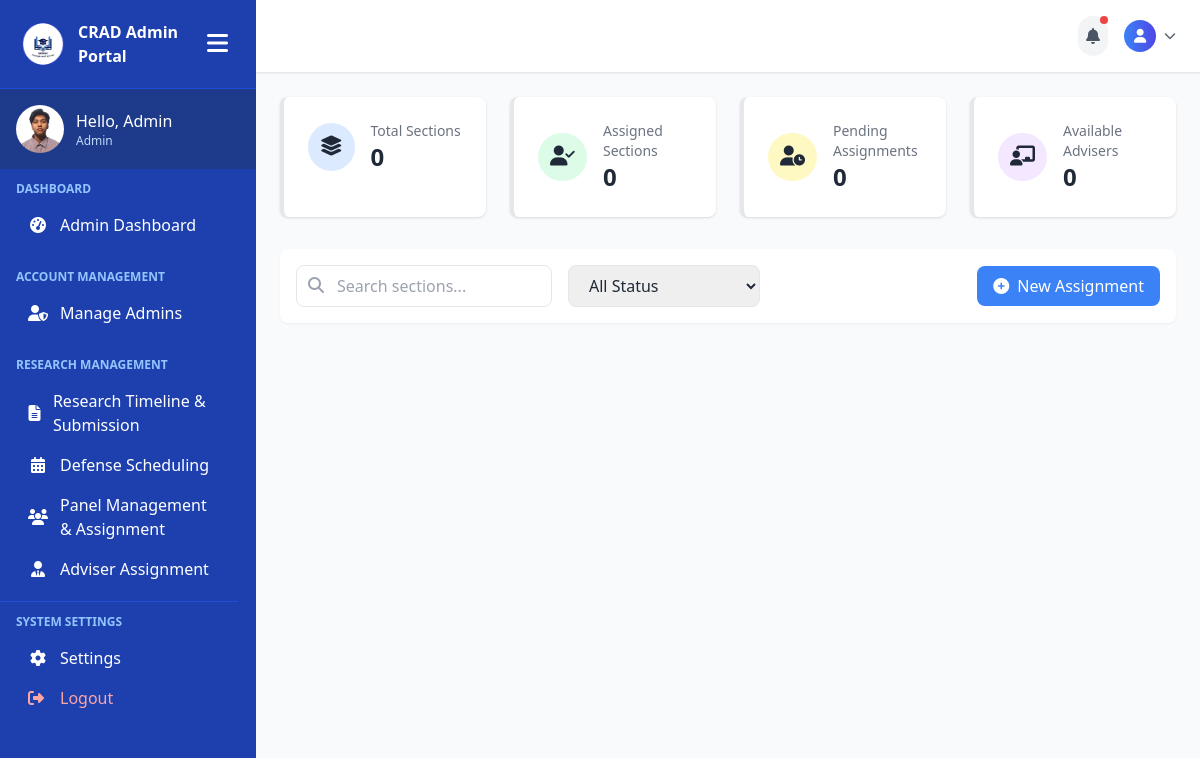
The app's page /admin-pages/adviser-assignment.php (signed in), older data.
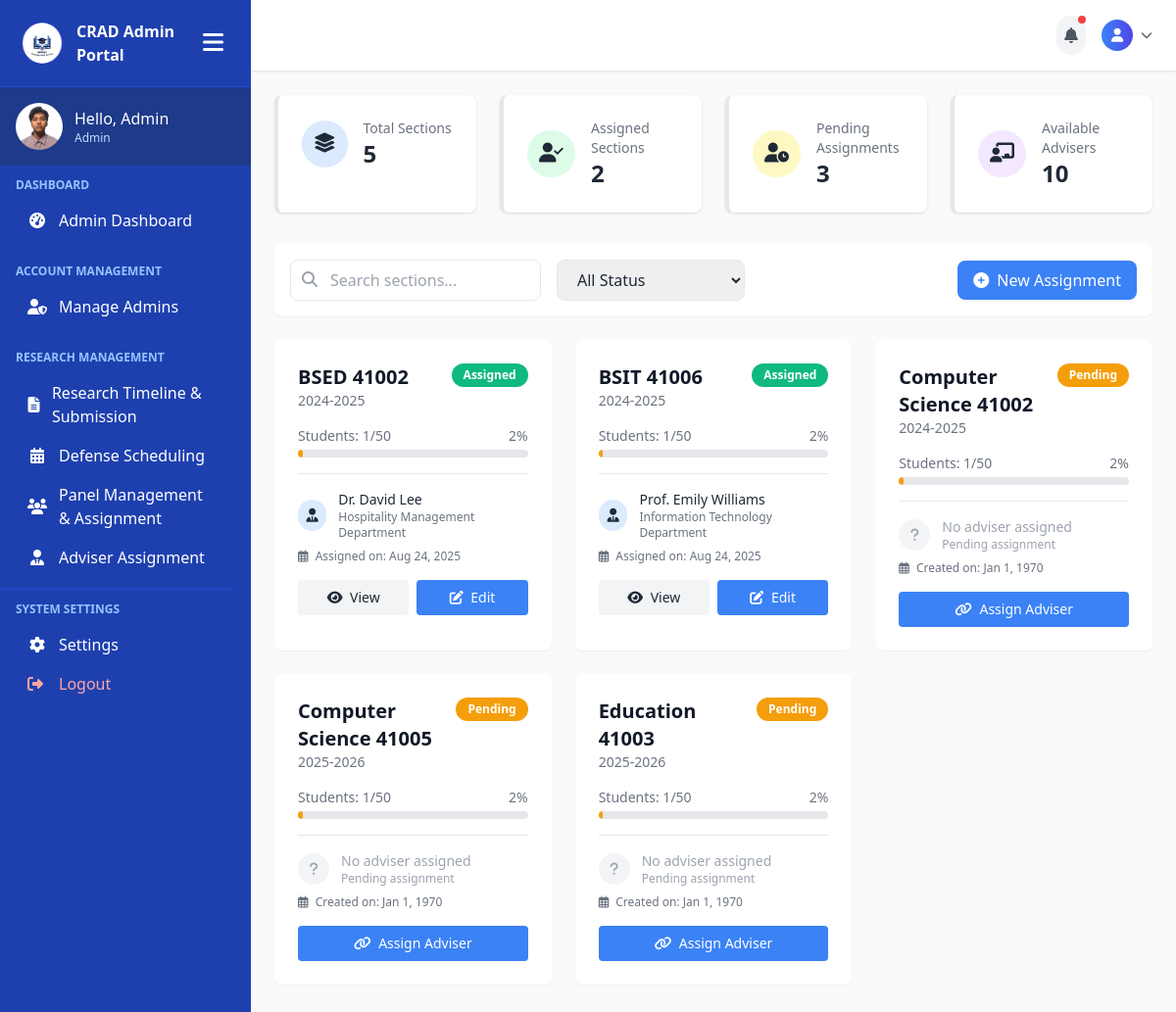
The same page, newer data.
### tables this page shows
CREATE TABLE `sections` (
  `id` int(11) NOT NULL,
  `course` varchar(100) NOT NULL,
  `cluster` varchar(50) NOT NULL,
  `school_year` varchar(20) NOT NULL,
  `faculty_id` int(11) DEFAULT NULL,
  `assigned_date` date DEFAULT NULL,
  `student_count` int(11) DEFAULT 0,
  `capacity` int(11) DEFAULT 50,
  `status` enum('assigned','pending') DEFAULT 'pending'
);

CREATE TABLE `faculty` (
  `id` int(11) NOT NULL,
  `fullname` varchar(100) NOT NULL,
  `department` varchar(50) NOT NULL,
  `expertise` varchar(100) NOT NULL
);

### admin-pages/adviser-assignment.php (the view, shortened to what the changed rows need)
<?php
include('../includes/connection.php');
$faculty_query = "SELECT * FROM faculty ORDER BY department, fullname";
$faculty_result = mysqli_query($conn, $faculty_query);
$faculty = array();
if ($faculty_result && mysqli_num_rows($faculty_result) > 0) {
    while ($row = mysqli_fetch_assoc($faculty_result)) {
        $faculty[] = $row;
    }
}
$sections_query = "SELECT s.*, f.fullname as faculty_name, f.department as faculty_department
                   FROM sections s
                   LEFT JOIN faculty f ON s.faculty_id = f.id
                   ORDER BY s.course, s.cluster";
$sections_result = mysqli_query($conn, $sections_query);
$sections = array();
if ($sections_result && mysqli_num_rows($sections_result) > 0) {
    while ($row = mysqli_fetch_assoc($sections_result)) {
        $sections[] = $row;
    }
}
$total_sections = count($sections);
$assigned_sections = 0;
$pending_sections = 0;
foreach ($sections as $section) {
    if ($section['status'] == 'assigned') {
        $assigned_sections++;
    } else {
        $pending_sections++;
    }
}
$available_faculty = count($faculty);
?>
<!DOCTYPE html>
<html lang="en">
<head>
    <script src="https://cdn.tailwindcss.com"></script>
    <link rel="stylesheet" href="https://cdnjs.cloudflare.com/ajax/libs/font-awesome/6.0.0/css/all.min.css">
</head>
<body class="bg-gray-50 text-gray-800 font-sans h-screen overflow-hidden">
    <div class="flex">
        <?php include('../includes/admin-sidebar.php'); ?>
        <main class="flex-1 overflow-y-auto p-6 scroll-container">
            <div class="grid grid-cols-1 md:grid-cols-2 lg:grid-cols-4 gap-6 mb-8">
                <div class="bg-white rounded-lg shadow p-6 card-hover border-l-4 border-primary">
                    <div class="flex items-center">
                        <div>
                            <h3 class="text-sm font-medium text-gray-500">Total Sections</h3>
                            <p class="text-2xl font-bold"><?php echo $total_sections; ?></p>
                        </div>
                    </div>
                </div>
                <div class="bg-white rounded-lg shadow p-6 card-hover border-l-4 border-success">
                    <div class="flex items-center">
                        <div>
                            <h3 class="text-sm font-medium text-gray-500">Assigned Sections</h3>
                            <p class="text-2xl font-bold"><?php echo $assigned_sections; ?></p>
                        </div>
                    </div>
                </div>
                <div class="bg-white rounded-lg shadow p-6 card-hover border-l-4 border-warning">
                    <div class="flex items-center">
                        <div>
                            <h3 class="text-sm font-medium text-gray-500">Pending Assignments</h3>
                            <p class="text-2xl font-bold"><?php echo $pending_sections; ?></p>
                        </div>
                    </div>
                </div>
                <div class="bg-white rounded-lg shadow p-6 card-hover border-l-4 border-secondary">
                    <div class="flex items-center">
                        <div>
                            <h3 class="text-sm font-medium text-gray-500">Available Advisers</h3>
                            <p class="text-2xl font-bold"><?php echo $available_faculty; ?></p>
                        </div>
                    </div>
                </div>
            </div>
            <div class="grid grid-cols-1 md:grid-cols-2 lg:grid-cols-3 gap-6">
                <?php foreach ($sections as $section):
                    $percentage = ($section['capacity'] > 0) ? round(($section['student_count'] / $section['capacity']) * 100) : 0;
                ?>
                <div class="section-card bg-white rounded-lg shadow-sm p-6 card-hover" data-status="<?php echo $section['status']; ?>">
                    <div class="flex justify-between items-start mb-4">
                        <div>
                            <h3 class="text-xl font-bold text-gray-900"><?php echo $section['course'] . ' ' . $section['cluster']; ?></h3>
                            <p class="text-sm text-gray-500"><?php echo $section['school_year']; ?></p>
                        </div>
                        <span class="px-3 py-1 text-xs font-semibold rounded-full
                            <?php echo $section['status'] == 'assigned' ? 'bg-success text-white' : 'bg-warning text-white'; ?>">
                            <?php echo ucfirst($section['status']); ?>
                        </span>
                    </div>
                    <div class="mb-4">
                        <div class="flex justify-between text-sm text-gray-500 mb-1">
                            <span>Students: <?php echo $section['student_count'] . '/' . $section['capacity']; ?></span>
                            <span><?php echo $percentage; ?>%</span>
                        </div>
                        <div class="progress-bar">
                            <div class="progress-fill
                                <?php
                                if ($percentage == 100) echo 'bg-success';
                                elseif ($percentage >= 50) echo 'bg-primary';
                                else echo 'bg-warning';
                                ?>"
                                style="width: <?php echo $percentage; ?>%">
                            </div>
                        </div>
                    </div>
                    <div class="border-t pt-4">
                        <?php if ($section['status'] == 'assigned' && $section['faculty_name']): ?>
                        <div class="flex items-center mb-2">
                            <div class="w-8 h-8 rounded-full bg-blue-100 text-primary flex items-center justify-center mr-3">
                                <i class="fas fa-user-tie text-sm"></i>
                            </div>
                            <div>
                                <p class="text-sm font-medium"><?php echo $section['faculty_name']; ?></p>
                                <p class="text-xs text-gray-500"><?php echo $section['faculty_department']; ?> Department</p>
                            </div>
                        </div>
                        <p class="text-xs text-gray-500 mt-2"><i class="far fa-calendar-alt mr-1"></i> Assigned on: <?php echo date('M j, Y', strtotime($section['assigned_date'])); ?></p>
                        <?php else: ?>
                        <div class="flex items-center mb-2">
                            <div class="w-8 h-8 rounded-full bg-gray-100 text-gray-400 flex items-center justify-center mr-3">
                                <i class="fas fa-question text-sm"></i>
                            </div>
                            <div>
                                <p class="text-sm font-medium text-gray-400">No adviser assigned</p>
                                <p class="text-xs text-gray-400">Pending assignment</p>
                            </div>
                        </div>
                        <p class="text-xs text-gray-500 mt-2"><i class="far fa-calendar-alt mr-1"></i> Created on: <?php echo date('M j, Y', strtotime($section['assigned_date'])); ?></p>
                        <?php endif; ?>
                    </div>
                    <div class="mt-4 <?php echo $section['status'] == 'assigned' ? 'flex space-x-2' : ''; ?>">
                        <?php if ($section['status'] == 'assigned'): ?>
                        <button class="flex-1 bg-gray-100 hover:bg-gray-200 text-gray-800 py-2 rounded text-sm transition-colors">
                            <i class="fas fa-eye mr-1"></i> View
                        </button>
                        <button class="flex-1 bg-primary hover:bg-blue-700 text-white py-2 rounded text-sm transition-colors">
                            <i class="fas fa-edit mr-1"></i> Edit
                        </button>
                        <?php else: ?>
                        <button onclick="assignAdviser(<?php echo $section['id']; ?>, '<?php echo $section['course']; ?>')" class="w-full bg-primary hover:bg-blue-700 text-white py-2 rounded text-sm transition-colors">
                            <i class="fas fa-link mr-1"></i> Assign Adviser
                        </button>
                        <?php endif; ?>
                    </div>
                </div>
                <?php endforeach; ?>
            </div>
        </main>
    </div>
</body>
</html>

Row changes from the older to the newer data that the page shows:
added sections: course "BSED", cluster "41002", school_year "2024-2025", status "Assigned", student_count "1", capacity "50", percentage "2", faculty.fullname "Dr. David Lee", faculty.department "Hospitality Management", assigned_date "Aug 24, 2025", shows "View"
added sections: course "BSIT", cluster "41006", school_year "2024-2025", status "Assigned", student_count "1", capacity "50", percentage "2", faculty.fullname "Prof. Emily Williams", faculty.department "Information Technology", assigned_date "Aug 24, 2025", shows "View"
added sections: course "Computer Science", cluster "41002", school_year "2024-2025", status "Pending", student_count "1", capacity "50", percentage "2", assigned_date "Jan 1, 1970"
added sections: course "Computer Science", cluster "41005", school_year "2025-2026", status "Pending", student_count "1", capacity "50", percentage "2", assigned_date "Jan 1, 1970"
added sections: course "Education", cluster "41003", school_year "2025-2026", status "Pending", student_count "1", capacity "50", percentage "2", assigned_date "Jan 1, 1970"
Text that changed along with them:
$total_sections: "0" → "5"
$assigned_sections: "0" → "2"
$pending_sections: "0" → "3"
$available_faculty: "0" → "10"
